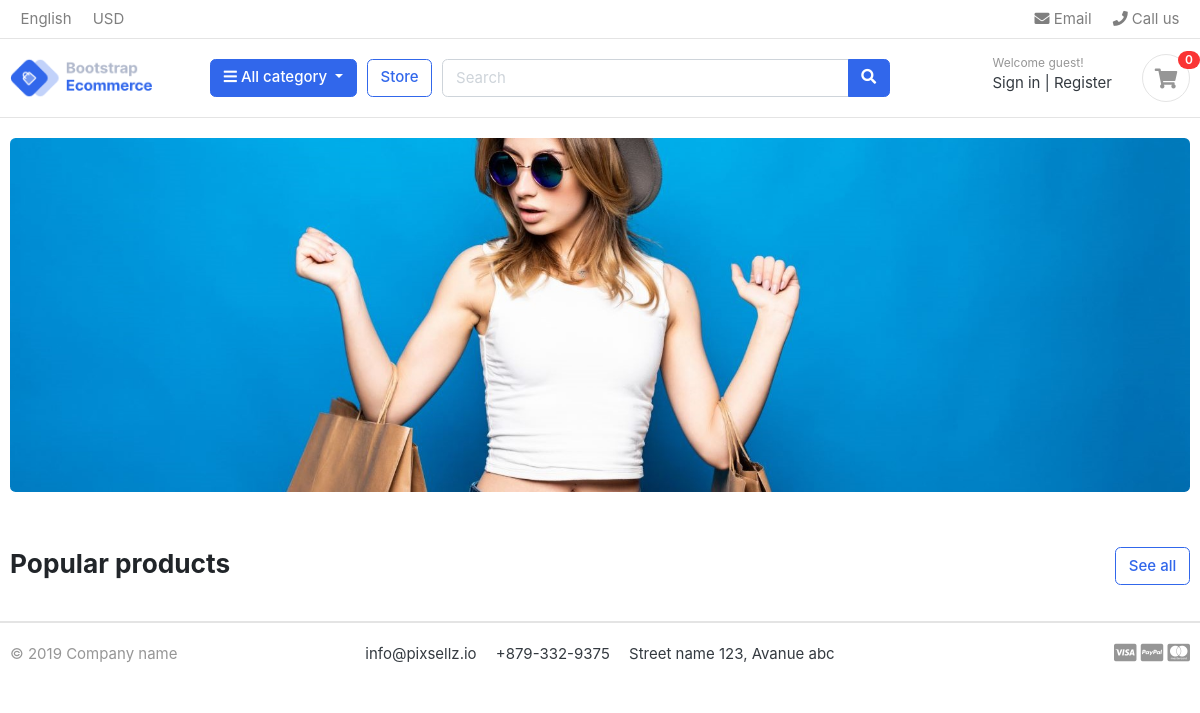
The app's page /, older data.
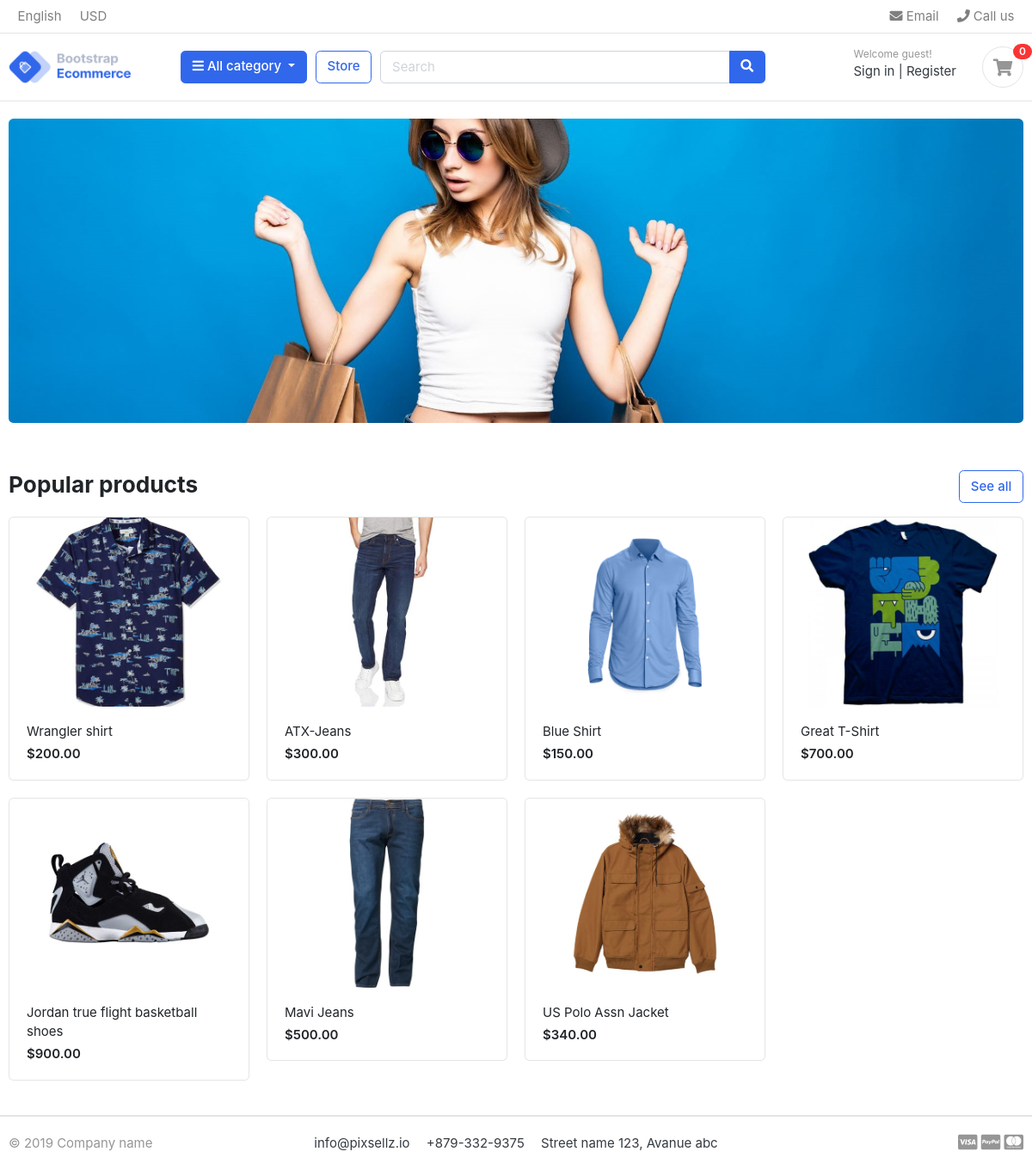
The same page, newer data.
### store/models.py (models this page shows, shortened)
class Product(BaseModel):
    product_name = models.CharField(max_length = 50, unique = True)
    slug = models.SlugField(max_length = 50, unique = True)
    description = models.TextField(blank = True)
    price = models.PositiveBigIntegerField()
    image = models.ImageField(upload_to='photos/product')
    stock = models.PositiveBigIntegerField()
    is_available = models.BooleanField(default = False)
    category = models.ForeignKey(Category, on_delete = models.CASCADE)
    class Meta:
        verbose_name = 'Product'
        verbose_name_plural = 'Products'
    def get_url(self):
        return reverse('store:detail', args=[self.category.slug, self.slug])

### config/views.py (the view)
# urls.py: path('', views.index, name = 'home'),
def index(request):
    products = Product.objects.filter(is_available = True)
    context = {
        'products':products
    }
    return render(request, 'home.html', context)

### category/context_processors.py (called while the page is built)
def menu_links(request):
    categories = Category.objects.all()
    return {'categories':categories}

### category/models.py (called while the page is built)
    def get_url(self):
        return reverse('store:products_by_category', args=[self.slug])

### templates/home.html (shortened to what this page needs)
{% extends 'base.html' %}
{% load static %}
{% block content %}
<section class="section-intro padding-y-sm">
    <div class="container">
    <div class="intro-banner-wrap">
        <img src="{% static 'images/banners/cover.jpg' %}" class="img-fluid rounded">
    </div>
    </div>
    </section>
    <section class="section-name padding-y-sm">
    <div class="container">
    <header class="section-heading">
        <a href="./store.html" class="btn btn-outline-primary float-right">See all</a>
        <h3 class="section-title">Popular products</h3>
    </header>
    <div class="row">
        {% for product in products %}
        <div class="col-md-3">
            <div class="card card-product-grid">
                <a href="./product-detail.html" class="img-wrap"> <img src="{{ product.image.url }}"> </a>
                <figcaption class="info-wrap">
                    <a href="{{ product.get_url }}" class="title">{{ product.product_name }} </a>
                    <div class="price mt-1">${{ product.price }}.00</div>
                </figcaption>
            </div>
        </div>
        {% endfor %}
    </div>
    </div>
    </section>
{% endblock %}

### templates/base.html (shortened to what this page needs)
{% load static %}
<!DOCTYPE HTML>
<html lang="en">
<head>
<link href="{% static 'css/bootstrap.css' %}" rel="stylesheet" type="text/css"/>
<link href="{% static 'fonts/fontawesome/css/all.min.css' %}" type="text/css" rel="stylesheet">
<link href="{% static 'css/ui.css' %}" rel="stylesheet" type="text/css"/>
<link href="{% static 'css/responsive.css' %}" rel="stylesheet" media="only screen and (max-width: 1200px)" />
</head>
<body>
{% include 'includes/header.html' %}
{% block content %}
{% endblock %}
{% include 'includes/footer.html' %}
</body>
</html>

### templates/includes/header.html (shortened to what this page needs)
{% load static %}
<header class="section-header">
  <nav class="navbar p-md-0 navbar-expand-sm navbar-light border-bottom">
  <div class="container">
    <div class="collapse navbar-collapse" id="navbarTop4">
      <ul class="navbar-nav mr-auto">
        <li class="nav-item dropdown">
         <a href="#" class="nav-link">   English </a>
      </li>
      <li class="nav-item dropdown">
        <a href="#" class="nav-link"> USD </a>
      </li>
      </ul>
      <ul class="navbar-nav">
      <li><a href="#" class="nav-link"> <i class="fa fa-envelope"></i> Email </a></li>
      <li><a href="#" class="nav-link"> <i class="fa fa-phone"></i> Call us </a></li>
    </ul>
    </div>
  </div>
  </nav>
  <section class="header-main border-bottom">
    <div class="container">
  <div class="row align-items-center">
    <div class="col-lg-2 col-md-3 col-6">
      <a href="./" class="brand-wrap">
        <img class="logo" src="{% static './images/logo.png' %}">
      </a>
    </div>
    <div class="col-lg col-sm col-md col-6 flex-grow-0">
      <div class="category-wrap dropdown d-inline-block float-right">
        <button type="button" class="btn btn-primary dropdown-toggle" data-toggle="dropdown">
          <i class="fa fa-bars"></i> All category
        </button>
      </div>
    </div>
    <a href="{% url 'store:store' %}" class="btn btn-outline-primary">Store</a>
    <div class="col-lg  col-md-6 col-sm-12 col">
      <form action="#" class="search">
        <div class="input-group w-100">
            <input type="text" class="form-control" style="width:60%;" placeholder="Search">
            <div class="input-group-append">
              <button class="btn btn-primary" type="submit">
                <i class="fa fa-search"></i>
              </button>
            </div>
          </div>
      </form>
    </div>
    <div class="col-lg-3 col-sm-6 col-8 order-2 order-lg-3">
          <div class="d-flex justify-content-end mb-3 mb-lg-0">
            <div class="widget-header">
              <small class="title text-muted">Welcome guest!</small>
              <div>
                <a href="./signin.html">Sign in</a> <span class="dark-transp"> | </span>
                <a href="./register.html"> Register</a>
              </div>
            </div>
            <a href="./cart.html" class="widget-header pl-3 ml-3">
              <div class="icon icon-sm rounded-circle border"><i class="fa fa-shopping-cart"></i></div>
              <span class="badge badge-pill badge-danger notify">0</span>
            </a>
          </div>
        </div>
  </div>
    </div>
  </section>
  </header>

### templates/includes/footer.html
<footer class="section-footer border-top">
	<div class="container">
		<section class="footer-bottom border-top row">
			<div class="col-md-2">
				<p class="text-muted"> &copy 2019 Company name </p>
			</div>
			<div class="col-md-8 text-md-center">
				<span  class="px-2">info@pixsellz.io</span>
				<span  class="px-2">+879-332-9375</span>
				<span  class="px-2">Street name 123, Avanue abc</span>
			</div>
			<div class="col-md-2 text-md-right text-muted">
				<i class="fab fa-lg fa-cc-visa"></i>
				<i class="fab fa-lg fa-cc-paypal"></i>
				<i class="fab fa-lg fa-cc-mastercard"></i>
			</div>
		</section>
	</div>
</footer>

### static/css/ui.css (style rules this page uses)
html { font-family: "Inter", sans-serif; font-size: 15px; }
.img-wrap { text-align: center; display: block; }
.img-wrap img { max-width: 100%; }
.icon-xs, .icon-sm, .icon-md, .icon-lg { display: inline-block; text-align: center; flex-shrink: 0; flex-grow: 0; }
.icon-sm { width: 48px; height: 48px; line-height: 48px !important; font-size: 20px; }
.padding-y-sm { padding-top: 20px; padding-bottom: 20px; }
.section-heading { margin-bottom: 20px; margin-top: 15px; }
.section-title { color: #212529; }
p:last-child { margin-bottom: 0; }
.header-main { position: relative; padding-top: 1rem; padding-bottom: 1rem; }
.brand-wrap .logo, .navbar-brand .logo { margin-right: 7px; max-height: 42px; display: inline-block; }
.widget-header { display: inline-block; vertical-align: middle; position: relative; }
.widget-header a { color: #343a40; }
.widget-header i { color: #969696; }
.widget-header .title { display: block; }
.widget-header .notify { position: absolute; top: -3px; right: -10px; }
.footer-bottom { padding-top: 20px; padding-bottom: 20px; }
[class*=card-product] a.title { color: #212529; display: block; }
[class*=card-product] .img-wrap { overflow: hidden; position: relative; }
[class*=card-product] .img-wrap img { height: 100%; max-width: 100%; width: auto; display: inline-block; -o-object-fit: cover; object-fit: cover; }
.card-product-grid { margin-bottom: 20px; }
.card-product-grid .img-wrap { border-radius: 0.2rem 0.2rem 0 0; height: 220px; }
.card-product-grid .info-wrap { overflow: hidden; padding: 18px 20px; }
.card .img-wrap { overflow: hidden; }
.notify { position: absolute; top: -4px; right: -10px; display: inline-block; padding: 0.25em 0.6em; font-size: 12px; line-height: 1; text-align: center; border-radius: 3rem; color: #fff; background-color: #fa3434; }
.price { font-weight: 600; color: #212529; }

Row changes from the older to the newer data that the page shows:
added Product: image (picture), product_name "Wrangler shirt", price "200"
added Product: image (picture), product_name "ATX-Jeans", price "300"
added Product: image (picture), product_name "Blue Shirt", price "150"
added Product: image (picture), product_name "Great T-Shirt", price "700"
added Product: image (picture), product_name "Jordan true flight basketball shoes", price "900"
added Product: image (picture), product_name "Mavi Jeans", price "500"
added Product: image (picture), product_name "US Polo Assn Jacket", price "340"
